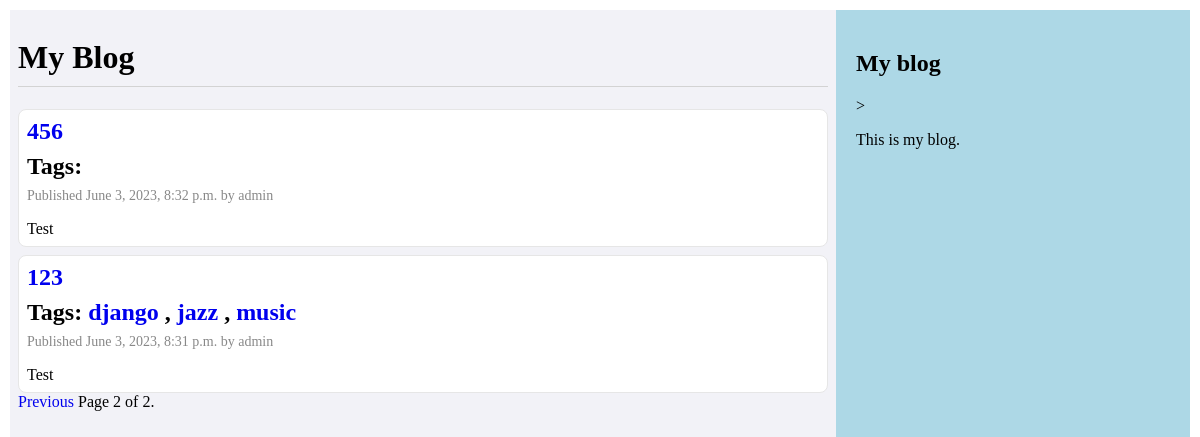
Screenshot of /blog/?page=2 with the database file from the repository.
### blog/models.py (models this page shows, shortened)
class Post(models.Model):
    class PostStatus(models.TextChoices):
        DRAFT = "draft", _('Draft')
        PUBLISHED = "published", _('Published')
    tags = TaggableManager()
    title = models.CharField(max_length=250)
    slug = models.SlugField(max_length=250, unique_for_date='publish')
    author = models.ForeignKey(User, related_name='blog_posts', on_delete=models.CASCADE)
    body = models.TextField()
    publish = models.DateTimeField(default=timezone.now)
    created = models.DateTimeField(auto_now_add=True)
    updated = models.DateTimeField(auto_now=True)
    status = models.CharField(max_length=10, choices=PostStatus.choices, default=PostStatus.DRAFT)
    class Meta:
        ordering = ('-publish',)
    def get_absolute_url(self):
        return reverse('blog:post_detail',
                       args=[self.publish.year,
                             self.publish.strftime('%m'),
                             self.publish.strftime('%d'),
                             self.slug])

### blog/views.py (the view)
# urls.py: path('', views.post_list, name='post_list'),
def post_list(request, tag_slug=None):
    object_list = Post.objects.filter(status=Post.PostStatus.PUBLISHED)
    tag = None
    if tag_slug:
        tag = get_object_or_404(Tag, slug=tag_slug)
        object_list = object_list.filter(tags__in=[tag])
    paginator = Paginator(object_list, 3) #3 posts in each page
    page = request.GET.get('page')
    try:
        posts = paginator.page(page)
    except PageNotAnInteger:
        posts = paginator.page(1)
    except EmptyPage:
        posts = paginator.page(paginator.num_pages)
    return render(request, 'blog/post/list.html',
                  {'page': page,
                   'posts': posts,
                   'tag': tag})

### blog/templates/blog/post/list.html (shortened to what this page needs)
{% extends "blog/base.html" %}
{% block content %}
    <h1>My Blog</h1>
    <div class="posts">
        {% for post in posts %}
            <div class="postcard">
                <h2>
                    <a href="{{ post.get_absolute_url }}">{{ post.title}}</a>
                    <p class="tags">
                        Tags:
                        {% for tag in post.tags.all %}
                            <a href="{% url "blog:post_list_by_tag" tag.slug %}">
                            {{ tag.name }}
                            </a>
                            {% if not forloop.last %}, {% endif %}
                        {% endfor %}
                    </p>
                </h2>
        <p class="date">
            Published {{ post.publish }} by {{ post.author }}
        </p>
        {{ post.body|truncatewords:30|linebreaks }}
    </div>
    {% endfor %}
</div>
{% include "blog/pagination.html" with page=posts %}
{% endblock %}

### blog/templates/blog/base.html (shortened to what this page needs)
<!DOCTYPE html>
{% load static %}
<html>
<head>
    <link href="{% static "css/blog.css" %}" rel="stylesheet">
</head>
<body>
<div id="content">
    {% block content %}
    {% endblock %}
</div>
<div id="sidebar">
    <h2>My blog</h2>>
    <p>This is my blog.</p>
</div>
</body>
</html>

### blog/templates/blog/pagination.html (shortened to what this page needs)
<div class="pagination">
    <span class="step-links">
        {% if page.has_previous %}
            <a href="?page={{ page.previous_page_number }}">Previous</a>
        {% endif %}
        <span class="current">
            Page {{ page.number }} of {{ page.paginator.num_pages }}.
        </span>
    </span>
</div>

### blog/static/css/blog.css (style rules this page uses)
* { box-sizing:border-box; }
a { text-decoration: none; }
body, html { height: 100%; margin: 5px; }
h1 { border-bottom: 1px solid lightgrey; padding-bottom: 10px; }
.date, .info { color: grey; }
#content, #sidebar { display: inline-block; float: left; padding: 20px; height: 100%; }
#content { width: 70%; display: flow; grid-template-rows: 85px auto 25px; padding: 8px; background-color: rgb(242,242,247); }
.posts { display: flex; flex-direction: column; gap: 8px }
.posts .postcard { display: flex; flex-direction: column; background-color: #fff; padding: 8px; border: 1px solid #e6e6e6; border-radius: 8px; gap: 8px }
.posts .postcard * { margin: 0; padding: 0; }
.posts .postcard h2 a { text-decoration: none; }
.posts .postcard p.date { color: #888; font-size: 14px }
.posts .postcard p:last-child { margin-top: 8px; }
#sidebar { width: 30%; background-color: lightblue; }

### rows the page displays
Post: title "456", publish "June 3, 2023, 8:32 p.m.", author "admin", body "Test"
Post: title "123", publish "June 3, 2023, 8:31 p.m.", author "admin", body "Test"
Tag: name "django"
Tag: name "jazz"
Tag: name "music"

### other values shown
{{ page.number }} "2"
{{ page.paginator.num_pages }} "2"
